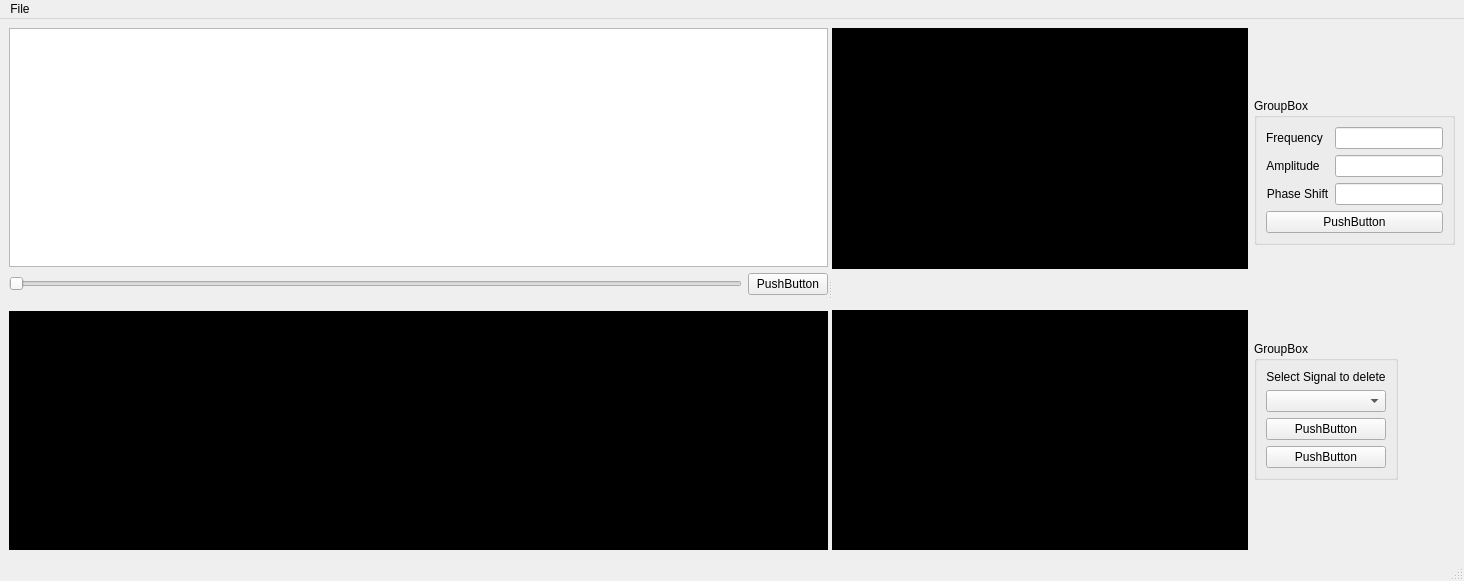
<?xml version="1.0" encoding="UTF-8"?>
<ui version="4.0">
 <class>MainWindow</class>
 <widget class="QMainWindow" name="MainWindow">
  <property name="geometry">
   <rect>
    <x>0</x>
    <y>0</y>
    <width>1464</width>
    <height>581</height>
   </rect>
  </property>
  <property name="windowTitle">
   <string>MainWindow</string>
  </property>
  <widget class="QWidget" name="centralwidget">
   <layout class="QGridLayout" name="gridLayout">
    <item row="0" column="0">
     <widget class="QSplitter" name="splitter">
      <property name="orientation">
       <enum>Qt::Horizontal</enum>
      </property>
      <widget class="QWidget" name="layoutWidget">
       <layout class="QGridLayout" name="gridLayout_7">
        <item row="3" column="0">
         <widget class="QWidget" name="widget_2" native="true">
          <property name="styleSheet">
           <string notr="true">background-color: rgb(0, 0, 0);</string>
          </property>
         </widget>
        </item>
        <item row="2" column="0">
         <spacer name="verticalSpacer_2">
          <property name="orientation">
           <enum>Qt::Vertical</enum>
          </property>
          <property name="sizeType">
           <enum>QSizePolicy::Fixed</enum>
          </property>
          <property name="sizeHint" stdset="0">
           <size>
            <width>20</width>
            <height>10</height>
           </size>
          </property>
         </spacer>
        </item>
        <item row="1" column="0">
         <layout class="QGridLayout" name="gridLayout_4">
          <item row="0" column="0">
           <widget class="QSlider" name="horizontalSlider">
            <property name="orientation">
             <enum>Qt::Horizontal</enum>
            </property>
           </widget>
          </item>
          <item row="0" column="1">
           <widget class="QPushButton" name="pushButton">
            <property name="text">
             <string>PushButton</string>
            </property>
           </widget>
          </item>
         </layout>
        </item>
        <item row="0" column="0">
         <widget class="PlotWidget" name="graphicsView">
          <property name="sizePolicy">
           <sizepolicy hsizetype="MinimumExpanding" vsizetype="Preferred">
            <horstretch>0</horstretch>
            <verstretch>0</verstretch>
           </sizepolicy>
          </property>
         </widget>
        </item>
       </layout>
      </widget>
      <widget class="QWidget" name="layoutWidget">
       <layout class="QGridLayout" name="gridLayout_8">
        <item row="1" column="0">
         <spacer name="horizontalSpacer_2">
          <property name="orientation">
           <enum>Qt::Horizontal</enum>
          </property>
          <property name="sizeType">
           <enum>QSizePolicy::Preferred</enum>
          </property>
          <property name="sizeHint" stdset="0">
           <size>
            <width>130</width>
            <height>20</height>
           </size>
          </property>
         </spacer>
        </item>
        <item row="2" column="0">
         <spacer name="verticalSpacer">
          <property name="orientation">
           <enum>Qt::Vertical</enum>
          </property>
          <property name="sizeType">
           <enum>QSizePolicy::Fixed</enum>
          </property>
          <property name="sizeHint" stdset="0">
           <size>
            <width>20</width>
            <height>15</height>
           </size>
          </property>
         </spacer>
        </item>
        <item row="3" column="0">
         <widget class="QWidget" name="widget_4" native="true">
          <property name="sizePolicy">
           <sizepolicy hsizetype="Ignored" vsizetype="Preferred">
            <horstretch>10</horstretch>
            <verstretch>0</verstretch>
           </sizepolicy>
          </property>
          <property name="styleSheet">
           <string notr="true">background-color: rgb(0, 0, 0);</string>
          </property>
         </widget>
        </item>
        <item row="0" column="0">
         <widget class="QWidget" name="widget_3" native="true">
          <property name="sizePolicy">
           <sizepolicy hsizetype="Ignored" vsizetype="Preferred">
            <horstretch>10</horstretch>
            <verstretch>0</verstretch>
           </sizepolicy>
          </property>
          <property name="styleSheet">
           <string notr="true">background-color: rgb(0, 0, 0);</string>
          </property>
         </widget>
        </item>
       </layout>
      </widget>
     </widget>
    </item>
    <item row="0" column="1">
     <layout class="QGridLayout" name="gridLayout_9">
      <item row="1" column="0">
       <widget class="QGroupBox" name="groupBox">
        <property name="sizePolicy">
         <sizepolicy hsizetype="Fixed" vsizetype="Preferred">
          <horstretch>0</horstretch>
          <verstretch>0</verstretch>
         </sizepolicy>
        </property>
        <property name="title">
         <string>GroupBox</string>
        </property>
        <layout class="QFormLayout" name="formLayout">
         <item row="0" column="0">
          <widget class="QLabel" name="label">
           <property name="text">
            <string>Frequency</string>
           </property>
           <property name="alignment">
            <set>Qt::AlignCenter</set>
           </property>
          </widget>
         </item>
         <item row="0" column="1">
          <widget class="QLineEdit" name="lineEdit"/>
         </item>
         <item row="1" column="0">
          <widget class="QLabel" name="label_2">
           <property name="text">
            <string>Amplitude</string>
           </property>
           <property name="alignment">
            <set>Qt::AlignCenter</set>
           </property>
          </widget>
         </item>
         <item row="1" column="1">
          <widget class="QLineEdit" name="lineEdit_2"/>
         </item>
         <item row="2" column="0">
          <widget class="QLabel" name="label_3">
           <property name="text">
            <string>Phase Shift</string>
           </property>
           <property name="alignment">
            <set>Qt::AlignCenter</set>
           </property>
          </widget>
         </item>
         <item row="2" column="1">
          <widget class="QLineEdit" name="lineEdit_3"/>
         </item>
         <item row="3" column="0" colspan="2">
          <widget class="QPushButton" name="pushButton_2">
           <property name="text">
            <string>PushButton</string>
           </property>
          </widget>
         </item>
        </layout>
       </widget>
      </item>
      <item row="4" column="0">
       <widget class="QGroupBox" name="groupBox_2">
        <property name="sizePolicy">
         <sizepolicy hsizetype="Fixed" vsizetype="Preferred">
          <horstretch>0</horstretch>
          <verstretch>0</verstretch>
         </sizepolicy>
        </property>
        <property name="title">
         <string>GroupBox</string>
        </property>
        <layout class="QGridLayout" name="gridLayout_6">
         <item row="2" column="0">
          <widget class="QPushButton" name="pushButton_3">
           <property name="text">
            <string>PushButton</string>
           </property>
          </widget>
         </item>
         <item row="1" column="0">
          <widget class="QComboBox" name="comboBox"/>
         </item>
         <item row="3" column="0">
          <widget class="QPushButton" name="pushButton_4">
           <property name="text">
            <string>PushButton</string>
           </property>
          </widget>
         </item>
         <item row="0" column="0">
          <widget class="QLabel" name="label_4">
           <property name="text">
            <string>Select Signal to delete</string>
           </property>
           <property name="alignment">
            <set>Qt::AlignCenter</set>
           </property>
          </widget>
         </item>
        </layout>
       </widget>
      </item>
      <item row="2" column="0">
       <spacer name="horizontalSpacer">
        <property name="orientation">
         <enum>Qt::Horizontal</enum>
        </property>
        <property name="sizeType">
         <enum>QSizePolicy::Preferred</enum>
        </property>
        <property name="sizeHint" stdset="0">
         <size>
          <width>40</width>
          <height>20</height>
         </size>
        </property>
       </spacer>
      </item>
      <item row="5" column="0">
       <spacer name="verticalSpacer_5">
        <property name="orientation">
         <enum>Qt::Vertical</enum>
        </property>
        <property name="sizeHint" stdset="0">
         <size>
          <width>20</width>
          <height>40</height>
         </size>
        </property>
       </spacer>
      </item>
      <item row="3" column="0">
       <spacer name="verticalSpacer_3">
        <property name="orientation">
         <enum>Qt::Vertical</enum>
        </property>
        <property name="sizeHint" stdset="0">
         <size>
          <width>20</width>
          <height>50</height>
         </size>
        </property>
       </spacer>
      </item>
      <item row="0" column="0">
       <spacer name="verticalSpacer_4">
        <property name="orientation">
         <enum>Qt::Vertical</enum>
        </property>
        <property name="sizeHint" stdset="0">
         <size>
          <width>20</width>
          <height>40</height>
         </size>
        </property>
       </spacer>
      </item>
     </layout>
    </item>
   </layout>
  </widget>
  <widget class="QMenuBar" name="menubar">
   <property name="geometry">
    <rect>
     <x>0</x>
     <y>0</y>
     <width>1464</width>
     <height>26</height>
    </rect>
   </property>
   <widget class="QMenu" name="menuFile">
    <property name="title">
     <string>File</string>
    </property>
    <addaction name="actionOpen"/>
   </widget>
   <addaction name="menuFile"/>
  </widget>
  <widget class="QStatusBar" name="statusbar"/>
  <action name="actionOpen">
   <property name="text">
    <string>Open</string>
   </property>
  </action>
 </widget>
 <customwidgets>
  <customwidget>
   <class>PlotWidget</class>
   <extends>QGraphicsView</extends>
   <header>pyqtgraph.h</header>
  </customwidget>
 </customwidgets>
 <resources/>
 <connections/>
</ui>
